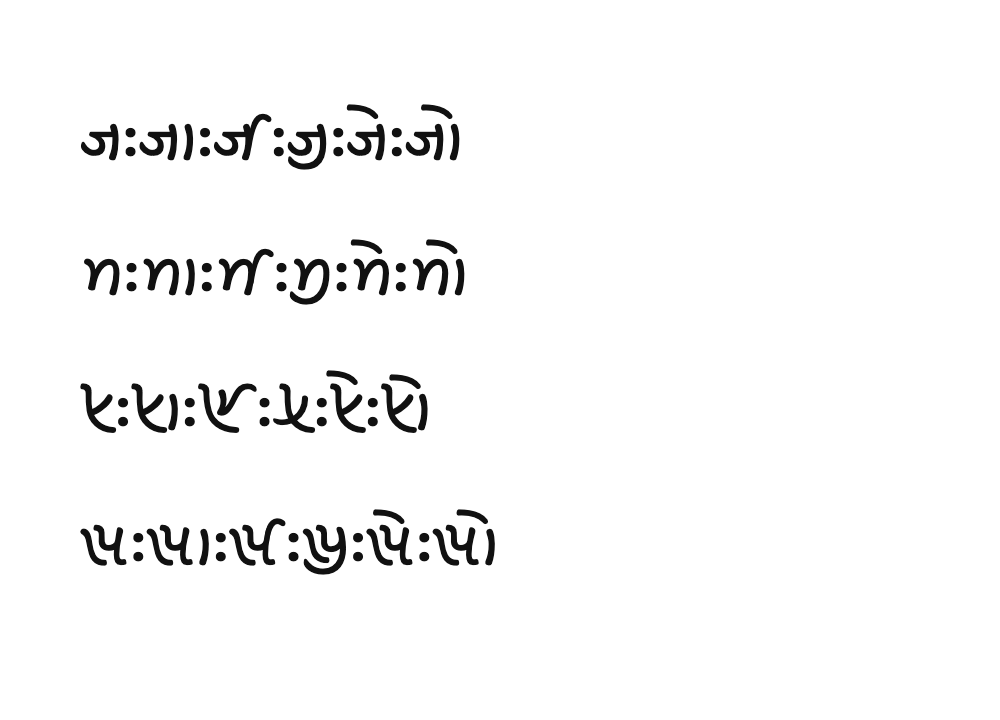
#> input picture web/assets/printed-sample.png, 1000 x 720 px
$ python -i preprocessing.py   (imports and definitions only)
#> lines starting #> are read from the running program, lines starting #| are printed output that depends on the picture; after the words box and inside, x2 and y2 are one past the last pixel; in counts of white or black regions, pixels touching at a corner belong together
"""Opt-in raster cleanup and advisory, script-agnostic region evidence.

Coordinates use pixel centres, x right and y down. ``to_original`` maps
prepared-image coordinates to the untouched input; ``from_original`` is its
inverse. No function identifies Khojki, removes captions, or certifies OCR.
"""

import math
from collections.abc import Mapping

import cv2
import numpy as np
from PIL import Image


def _rgb(image) -> Image.Image:
    if isinstance(image, Image.Image):
        if image.width < 1 or image.height < 1:
            raise ValueError("Expected a nonempty image")
        if image.mode in ("RGBA", "LA") or "transparency" in image.info:
            rgba = image.convert("RGBA")
            return Image.alpha_composite(Image.new("RGBA", image.size, "white"), rgba).convert("RGB")
        if image.mode not in ("I", "F") and not image.mode.startswith("I;16"):
            return image.convert("RGB").copy()
        image = np.asarray(image)
    pixels = np.asarray(image)
    if pixels.ndim not in (2, 3) or min(pixels.shape[:2], default=0) < 1:
        raise ValueError("Expected a nonempty grayscale, RGB, or RGBA image")
    if pixels.ndim == 3 and pixels.shape[2] not in (1, 3, 4):
        raise ValueError("Expected one, three, or four channels")
    if pixels.dtype.kind == "f":
        if not np.isfinite(pixels).all() or pixels.min() < 0 or pixels.max() > 255:
            raise ValueError("Floating pixels must be finite and in [0, 1] or [0, 255]")
        scale = 255.0 if pixels.max() <= 1 else 1.0
        pixels = np.rint(pixels.astype(np.float64) * scale).astype(np.uint8)
    elif pixels.dtype.kind == "u":
        scale = 255.0 / np.iinfo(pixels.dtype).max
        pixels = np.rint(pixels.astype(np.float64) * scale).astype(np.uint8)
    else:
        raise ValueError("Pixels must have unsigned integer or floating dtype")
    if pixels.ndim == 3 and pixels.shape[2] == 1:
        pixels = pixels[:, :, 0]
    converted = Image.fromarray(pixels)
    if converted.mode == "RGBA":
        return Image.alpha_composite(Image.new("RGBA", converted.size, "white"), converted).convert("RGB")
    return converted.convert("RGB")


def _gray(pixels):
    return cv2.cvtColor(np.ascontiguousarray(pixels), cv2.COLOR_RGB2GRAY)


def _odd(value, limit):
    maximum = max(1, int(limit) // 2 * 2 - 1)
    return min(maximum, max(1, int(math.ceil(value)) // 2 * 2 + 1))


def _ink(gray):
    kernel_size = _odd(max(9, min(gray.shape) * 0.025), min(gray.shape))
    background = cv2.morphologyEx(gray, cv2.MORPH_CLOSE, np.ones((kernel_size, kernel_size), np.uint8))
    contrast = background.astype(np.int16) - gray.astype(np.int16)
    return ((contrast >= 18) | (gray <= 110)).astype(np.uint8)


def _components(mask):
    _, labels, stats, centres = cv2.connectedComponentsWithStats(np.ascontiguousarray(mask), connectivity=8)
    return labels, stats[1:], centres[1:]


# [342 lines left out: functions _text_scale, _border_crop, _deskew_evidence, _rotate_expanded, _normalize_background, prepare_page and 2 more, not called in this run]


def assess_text_presence(image, *, proposals=None):
    """Confirm only a near-white raster with an explicit empty proposal list.

    Missing proposals, brown paper, faint ink, or blemishes remain reviewable.
    This is raster evidence, not proof that a page has no target-script text.
    """
    source = _rgb(image)
    pixels = np.asarray(source)
    all_near_white = bool((pixels >= 254).all())
    count = None if proposals is None else len(proposals)
    confirmed = all_near_white and count == 0
    return {"schema": "khojki-text-presence-v1", "confirmed_empty": confirmed,
            "status": "confirmed_empty" if confirmed else "review",
            "all_pixels_near_white": all_near_white, "near_white_channel_threshold": 254,
            "proposal_count": count, "minimum_channel_value": int(pixels.min()),
            "ink_fraction_diagnostic_only": float(_ink(_gray(pixels)).mean()),
            "reason": "near_white_and_explicit_no_proposals" if confirmed else "insufficient_empty_evidence",
            "no_target_script_claim": True}

>>> import cv2
>>> picture = cv2.cvtColor(cv2.imread('../../web/assets/printed-sample.png'), cv2.COLOR_BGR2RGB)
#> picture is the input picture: shape (720, 1000, 3); min 17, max 255, mean 247.6
>>> result = assess_text_presence(picture)
#> in assess_text_presence, `all_near_white = bool((pixels >= 254).all())`: all_near_white = False
#> in _odd, `maximum = max(1, int(limit) // 2 * 2 - 1)`: maximum = 719
#> in _ink, `kernel_size = _odd(max(9, min(gray.shape) * 0.025), min(gray.shape))`: kernel_size = 19
#> in _ink, `background = cv2.morphologyEx(gray, cv2.MORPH_CLOSE, np.ones((kernel_s..`: background: shape (720, 1000); every value is 255
#> in _ink, `contrast = background.astype(np.int16) - gray.astype(np.int16)`:
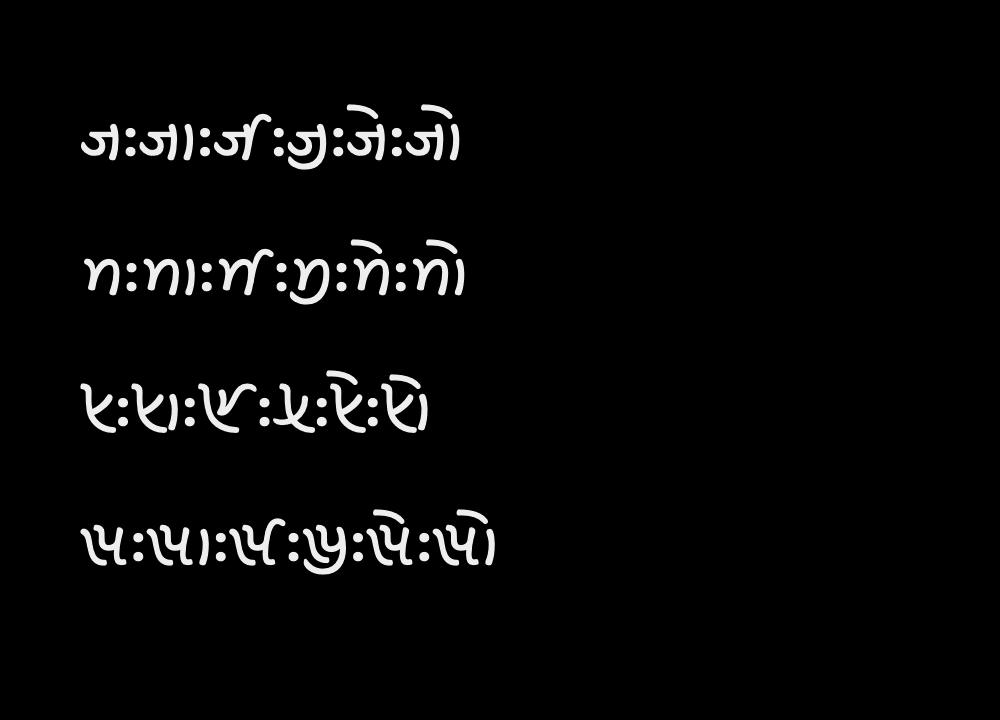
#> contrast: shape (720, 1000) int16; min 0, max 238, mean 7.4
#> in _ink, `return ((contrast >= 18) | (gray <= 110)).astype(np.uint8)`:
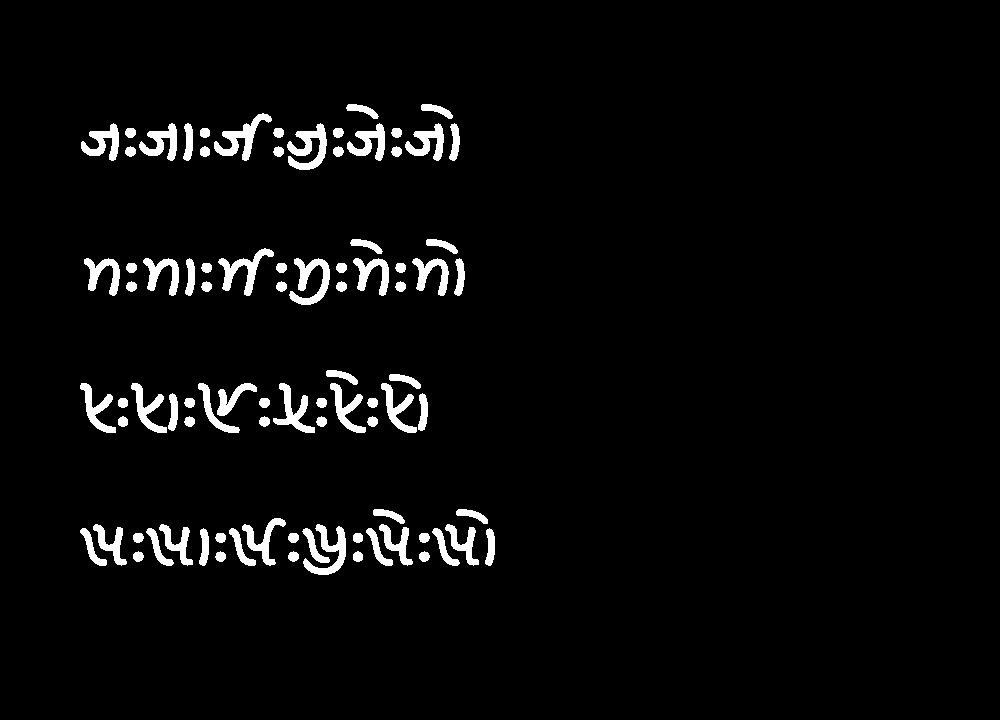
#> returned value: shape (720, 1000); values 0 (black) and 1 (white), 3.6% white; 87 white regions, largest, box (x1, y1, x2, y2) and area: (287, 123, 327, 170) 935, (289, 258, 330, 305) 881, (214, 113, 272, 161) 879
#> result = 10 items
